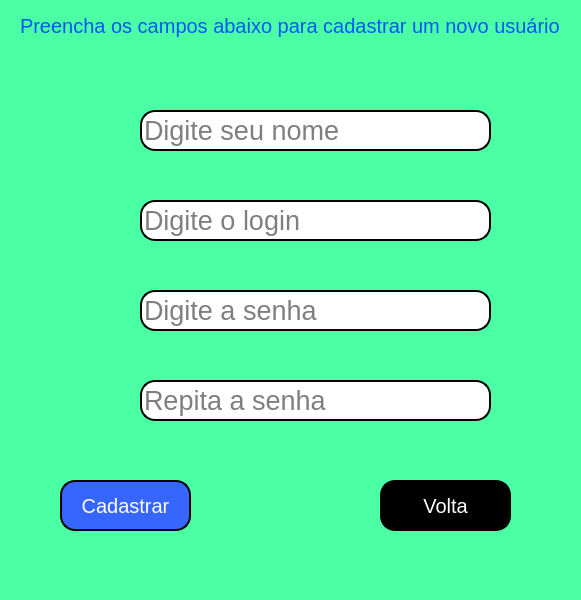
<?xml version="1.0" encoding="UTF-8"?>
<ui version="4.0">
 <class>MainWindow</class>
 <widget class="QMainWindow" name="MainWindow">
  <property name="geometry">
   <rect>
    <x>0</x>
    <y>0</y>
    <width>581</width>
    <height>600</height>
   </rect>
  </property>
  <property name="windowTitle">
   <string>MainWindow</string>
  </property>
  <property name="styleSheet">
   <string notr="true">background-color: rgb(75, 255, 165);</string>
  </property>
  <widget class="QWidget" name="centralwidget">
   <widget class="QLabel" name="label">
    <property name="geometry">
     <rect>
      <x>20</x>
      <y>10</y>
      <width>561</width>
      <height>31</height>
     </rect>
    </property>
    <property name="font">
     <font>
      <pointsize>15</pointsize>
     </font>
    </property>
    <property name="styleSheet">
     <string notr="true">color: rgb(0, 85, 255);</string>
    </property>
    <property name="text">
     <string>Preencha os campos abaixo para cadastrar um novo usuário</string>
    </property>
   </widget>
   <widget class="QLineEdit" name="lineEdit">
    <property name="geometry">
     <rect>
      <x>140</x>
      <y>110</y>
      <width>351</width>
      <height>41</height>
     </rect>
    </property>
    <property name="font">
     <font>
      <pointsize>20</pointsize>
     </font>
    </property>
    <property name="styleSheet">
     <string notr="true">background-color:rgb(255,255,255);
border-radius:15px;
border-style:outset;
border-width:2px;</string>
    </property>
    <property name="inputMethodHints">
     <set>Qt::ImhHiddenText</set>
    </property>
    <property name="text">
     <string/>
    </property>
    <property name="placeholderText">
     <string>Digite seu nome </string>
    </property>
    <property name="clearButtonEnabled">
     <bool>false</bool>
    </property>
   </widget>
   <widget class="QLineEdit" name="lineEdit_2">
    <property name="geometry">
     <rect>
      <x>140</x>
      <y>200</y>
      <width>351</width>
      <height>41</height>
     </rect>
    </property>
    <property name="font">
     <font>
      <pointsize>20</pointsize>
     </font>
    </property>
    <property name="styleSheet">
     <string notr="true">background-color:rgb(255,255,255);
border-radius:15px;
border-style:outset;
border-width:2px;</string>
    </property>
    <property name="text">
     <string/>
    </property>
    <property name="placeholderText">
     <string>Digite o login</string>
    </property>
   </widget>
   <widget class="QLineEdit" name="lineEdit_3">
    <property name="geometry">
     <rect>
      <x>140</x>
      <y>290</y>
      <width>351</width>
      <height>41</height>
     </rect>
    </property>
    <property name="font">
     <font>
      <pointsize>20</pointsize>
     </font>
    </property>
    <property name="styleSheet">
     <string notr="true">background-color:rgb(255,255,255);
border-radius:15px;
border-style:outset;
border-width:2px;</string>
    </property>
    <property name="text">
     <string/>
    </property>
    <property name="echoMode">
     <enum>QLineEdit::Password</enum>
    </property>
    <property name="placeholderText">
     <string>Digite a senha</string>
    </property>
   </widget>
   <widget class="QLineEdit" name="lineEdit_4">
    <property name="geometry">
     <rect>
      <x>140</x>
      <y>380</y>
      <width>351</width>
      <height>41</height>
     </rect>
    </property>
    <property name="font">
     <font>
      <pointsize>20</pointsize>
     </font>
    </property>
    <property name="styleSheet">
     <string notr="true">background-color:rgb(255,255,255);
border-radius:15px;
border-style:outset;
border-width:2px;</string>
    </property>
    <property name="text">
     <string/>
    </property>
    <property name="echoMode">
     <enum>QLineEdit::Password</enum>
    </property>
    <property name="placeholderText">
     <string>Repita a senha</string>
    </property>
   </widget>
   <widget class="QPushButton" name="pushButton">
    <property name="geometry">
     <rect>
      <x>60</x>
      <y>480</y>
      <width>131</width>
      <height>51</height>
     </rect>
    </property>
    <property name="font">
     <font>
      <pointsize>15</pointsize>
     </font>
    </property>
    <property name="styleSheet">
     <string notr="true">background-color: rgb(55, 102, 255);
color: rgb(255, 255, 255);
border-style: outset;
border-width: 2px;
border-radius: 15px;
border-color: black;</string>
    </property>
    <property name="text">
     <string>Cadastrar</string>
    </property>
   </widget>
   <widget class="QPushButton" name="pushButton_2">
    <property name="geometry">
     <rect>
      <x>380</x>
      <y>480</y>
      <width>131</width>
      <height>51</height>
     </rect>
    </property>
    <property name="font">
     <font>
      <pointsize>15</pointsize>
     </font>
    </property>
    <property name="styleSheet">
     <string notr="true">background-color: rgb(555, 102, 255);
color: rgb(255, 255, 255);
border-style: outset;
border-width: 2px;
border-radius: 15px;
border-color: black;</string>
    </property>
    <property name="text">
     <string>Volta</string>
    </property>
   </widget>
  </widget>
  <widget class="QMenuBar" name="menubar">
   <property name="geometry">
    <rect>
     <x>0</x>
     <y>0</y>
     <width>581</width>
     <height>22</height>
    </rect>
   </property>
  </widget>
  <widget class="QStatusBar" name="statusbar"/>
 </widget>
 <resources/>
 <connections/>
</ui>
